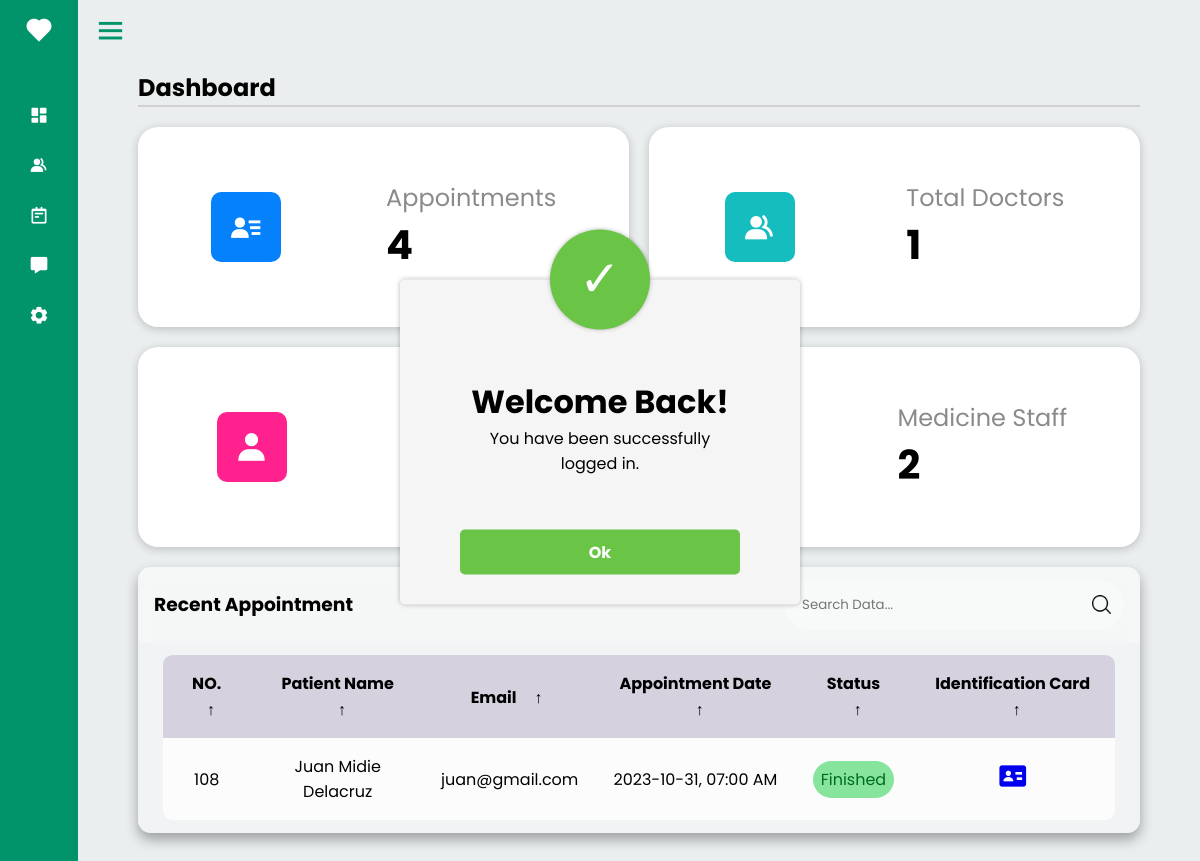
/pages/admin.php?error=successlogin (signed in), run on the app's committed database.
### tables this page shows
CREATE TABLE `appointments` (
  `appointment_id` int(11) NOT NULL,
  `firstName` varchar(100) NOT NULL,
  `lastName` varchar(100) NOT NULL,
  `middleName` varchar(100) NOT NULL,
  `email` varchar(100) NOT NULL,
  `dob` varchar(100) NOT NULL,
  `contactNumber` varchar(100) NOT NULL,
  `gender` varchar(100) NOT NULL,
  `id` varchar(255) NOT NULL,
  `services` varchar(255) NOT NULL,
  `appointmentDate` varchar(100) NOT NULL,
  `appointmentTime` varchar(100) NOT NULL,
  `accountpw` varchar(255) NOT NULL,
  `appointmentStatus` varchar(255) NOT NULL
);

### pages/admin.php (the view, shortened to what this page needs)
<?php
include '../backend/config.php';
?>
<!DOCTYPE html>
<html lang="en">
<head>
    <link rel="stylesheet" href="../Assets/css/admin.css">
    <link rel="stylesheet" href="https://cdn.jsdelivr.net/npm/boxicons@latest/css/boxicons.min.css">
    <link rel="stylesheet" href="../Assets/css/popup.css">
</head>
<body>
    <?php
        if(isset($_GET['error'])) {
        $error = $_GET['error'];
            if($error === 'successlogin') {
                echo '  <div id="pop-up-log-in">
                            <div class="pop-info-top">&#10003;</div>
                            <div class="pop-info-center">
                                <h1>Welcome Back!</h1>
                                <p>You have been successfully logged in.</p>
                            </div>
                            <div class="pop-info-bottom"><button class="pop-info-bottom-button" onclick="popUpVanish()">Ok</button></div>
                        </div>  ';
            } else {
            }
        }
    ?>
    <div class="sidebar close">
        <div class="logo-details">
            <i class='bx bxs-heart'></i>
        </div>
        <ul class="nav-links">
            <li>
                <a href="#" onclick="showSection('dashboard')">
                    <i class='bx bxs-dashboard'></i>
                </a>
            </li>
            <li>
                <a href="#" onclick="showSection('accounts')">
                    <i class="bx bxs-group"></i>
                </a>
            </li>
            <li>
                <a href="#" onclick="showSection('forms')">
                    <i class='bx bx-notepad'></i>
                </a>
            </li>
            <li>
                <a href="#" onclick="showSection('messages')">
                    <i class='bx bxs-message'></i>
                </a>
            </li>
            <li>
                <div class="iocn-link">
                    <a href="#" onclick="showSection('settings')">
                        <i class='bx bxs-cog'></i>
                    </a>
                </div>
            </li>
        </ul>
    </div>
    <main class="home-section">
        <div class="home-content">
            <i class="bx bx-menu"></i>
        </div>
        <div class="container-fluid">
            <section id="dashboard" class="section-padding">
                <div class="container">
                    <h1 class="header">Dashboard</h1>
                    <div class="line"></div>
                    <div class="dashboard-top">
                        <div class="dashboard-item">
                            <div class="dashboard-left blue"><i class='bx bxs-user-detail'></i></i></div>
                            <div class="dashboard-right">
                                <div class="dashboard-top-text">Appointments</div>
                                <div class="dashboard-bottom-text">
                                    <?php
                                        $i = 0;
                                        $numberAppointment = "SELECT * FROM `appointments` WHERE appointmentStatus = 'ON'";
                                        $numberApp = mysqli_query($connect, $numberAppointment);
                                        if ($numberApp) {
                                            $i = mysqli_num_rows($numberApp);
                                        }
                                        echo $i;
                                    ?>
                                </div>
                            </div>
                        </div>
                        <div class="dashboard-item">
                            <div class="dashboard-left green"><i class='bx bxs-group'></i></div>
                            <div class="dashboard-right">
                                <div class="dashboard-top-text">Total Doctors</div>
                                <div class="dashboard-bottom-text">
                                    <?php
                                        $i = 0;
                                        $numberDoctors = "SELECT * FROM `doctor_acc` WHERE doctor_occupation = 'doctor'";
                                        $numberDoc = mysqli_query($connect, $numberDoctors);
                                        if ($numberDoc) {
                                            $i = mysqli_num_rows($numberDoc);
                                        }
                                        echo $i;
                                    ?>
                                </div>
                            </div>
                        </div>
                        <div class="dashboard-item">
                            <div class="dashboard-left pink"><i class='bx bxs-user'></i></i></div>
                            <div class="dashboard-right">
                                <div class="dashboard-top-text">Total Nurses</div>
                                <div class="dashboard-bottom-text">
                                </div>
                            </div>
                        </div>
                        <div class="dashboard-item">
                            <div class="dashboard-left yellow"><i class='bx bx-plus-medical'></i></div>
                            <div class="dashboard-right">
                                <div class="dashboard-top-text">Medicine Staff</div>
                                <div class="dashboard-bottom-text">
                                    <?php
                                        $i = 0;
                                        $numberMedStaff = "SELECT * FROM `doctor_acc` WHERE doctor_occupation = 'medical_staff'";
                                        $numberMed = mysqli_query($connect, $numberMedStaff);
                                        if ($numberMed) {
                                            $i = mysqli_num_rows($numberMed);
                                        }
                                        echo $i;
                                    ?>
                                </div>
                            </div>
                        </div>
                    </div>
                    <div class="dashboard-bottom">
                        <main class="table">
                            <article class="table__header">
                                <h1>Recent Appointment</h1>
                                <form action="" class="input-group">
                                    <input type="search" placeholder="Search Data...">
                                    <img src="../Assets/images/search.png" alt="">
                                </form>
                            </article>
                            <article class="table__body">
                                <table>
                                    <thead>
                                        <tr>
                                            <th> NO. <span class="icon-arrow">&UpArrow;</span></th>
                                            <th> Patient Name <span class="icon-arrow">&UpArrow;</span></th>
                                            <th> Email <span class="icon-arrow">&UpArrow;</span></th>
                                            <th> Appointment Date <span class="icon-arrow">&UpArrow;</span></th>
                                            <th> Status <span class="icon-arrow">&UpArrow;</span></th>
                                            <th> Identification Card <span class="icon-arrow">&UpArrow;</span></th>
                                        </tr>
                                    </thead>
                                    <tbody>
                                    <?php
                                        $yesterday = date("Y-m-d", strtotime("yesterday"));
                                        $dataAppointment = "SELECT * FROM `appointments` WHERE appointmentStatus = 'OFF' OR appointmentDate = '$yesterday'";
                                        $appointment = mysqli_query($connect, $dataAppointment);
                                        if (mysqli_num_rows($appointment) > 0){
                                    ?>
                                    <?php
                                        while ($fetch_appointment = mysqli_fetch_assoc($appointment)){
                                    ?>
                                        <tr>
                                            <td> <?php echo $fetch_appointment['appointment_id']; ?> </td>
                                            <td> <?php echo $fetch_appointment['firstName'] . ' ' . $fetch_appointment['middleName'] . ' ' . $fetch_appointment['lastName']; ?> </td>
                                            <td> <?php echo $fetch_appointment['email']; ?> </td>
                                            <td> <?php echo $fetch_appointment['appointmentDate'] . ', ' . $fetch_appointment['appointmentTime']; ?> </td>
                                            <td>
                                                <p class="status delivered" style="<?php if($fetch_appointment['appointmentStatus'] == 'OFF') { echo 'background-color: red; color: white;'; } ?>"><?php if($fetch_appointment['appointmentStatus'] == 'ON') { echo 'Finished'; } else { echo 'Cancelled'; }; ?></p>
                                            </td>
                                            <td>
                                                <a href="uploads/<?php echo $fetch_appointment['id']; ?>" class="bx-icon-1" style="font-size: 32px;"><i class='bx bxs-id-card'></i></a>
                                            </td>
                                        </tr>
                                        <?php
                                            }
                                        }
                                        ?>
                                    </tbody>
                                </table>
                            </article>
                        </main>
                    </div>
                </div>
            </section>
        </div>
    </main>
</body>
</html>

### Assets/css/admin.css (style rules this page uses)
* { margin: 0; padding: 0; box-sizing: border-box; font-family: 'Poppins', sans-serif; }
body { background: #EAEEEF; }
.sidebar { position: fixed; top: 0; left: 0; height: 100%; width: 260px; background: #01936A; z-index: 100; transition: all 0.5s ease; }
.sidebar.close { width: 78px; }
.sidebar .logo-details { height: 60px; width: 100%; display: flex; align-items: center; }
.sidebar .logo-details i { font-size: 30px; color: #fff; height: 50px; min-width: 78px; text-align: center; line-height: 50px; }
.sidebar .nav-links { height: 100%; padding: 30px 0 150px 0; overflow: auto; }
.sidebar.close .nav-links { overflow: visible; }
.sidebar .nav-links li { position: relative; list-style: none; transition: all 0.4s ease; }
.sidebar .nav-links li .iocn-link { display: flex; align-items: center; justify-content: space-between; }
.sidebar.close .nav-links li .iocn-link { display: block }
.sidebar .nav-links li i { height: 50px; min-width: 78px; text-align: center; line-height: 50px; color: #fff; font-size: 20px; cursor: pointer; transition: all 0.3s ease; }
.sidebar .nav-links li a { display: flex; align-items: center; text-decoration: none; }
.home-section { position: relative; height: 100vh; left: 260px; width: calc(100% - 260px); transition: all 0.5s ease; }
.sidebar.close ~ .home-section { left: 78px; width: calc(100% - 78px); }
.home-section .home-content { height: 60px; display: flex; align-items: center; }
.home-section .home-content .bx-menu { margin: 0 15px; cursor: pointer; }
.home-section .home-content .bx-menu { color: #01936a; font-size: 35px; }
.container { padding: 0 60px; margin: 0 auto; margin-top: 10px; }
.line { width: 100%; border: 1px solid rgb(209, 209, 209); }
.dashboard-top { margin-top: 20px; width: 100%; display: grid; grid-template-columns: repeat(4, 1fr); gap: 20px; }
.dashboard-item { height: 200px; border: none; border-radius: 20px; background: white; box-shadow: 0 2px 10px rgba(0,0,0,0.2); display: flex; align-items: center; justify-content: space-around; padding: 0 20px; cursor: pointer; }
.dashboard-left { width: 70px; height: 70px; border-radius: 10px; display: flex; justify-content: center; align-items: center; }
.pink { background-color: #FF218E; }
.blue { background-color: #0581FC; }
.green { background-color: #15BDBE; }
.yellow { background-color: rgb(199, 127, 25); }
.dashboard-item .dashboard-left .bx { color: white; font-size: 35px; }
.dashboard-right { display: flex; flex-direction: column; }
.dashboard-top-text { font-size: 24px; color: rgb(138, 138, 138); }
.dashboard-bottom-text { font-size: 40px; font-weight: bold; }
.dashboard-bottom { margin-top: 20px; padding-bottom: 50px; }
section { display: none; }
#dashboard { display: block; }
@media (max-width: 1350px) { .dashboard-top { grid-template-columns: repeat(2, 1fr); } }
main.table { background-color: #fff5; backdrop-filter: blur(7px); box-shadow: 0 .4rem .8rem #0005; border-radius: .8rem; overflow: hidden; }
.table__header { width: 100%; height: 10%; background-color: #fff4; padding: .8rem 1rem; display: flex; justify-content: space-between; align-items: center; }
.table__header .input-group { width: 35%; height: 50px; background-color: #fff5; padding: 0 .8rem; border-radius: 2rem; display: flex; justify-content: center; align-items: center; transition: .2s; }
.table__header .input-group img { width: 1.2rem; height: 1.2rem; }
.table__header .input-group input { width: 100%; padding: 0 .5rem 0 .3rem; background-color: transparent; border: none; outline: none; }
.table__body { width: 95%; max-height: calc(89% - 1.6rem); background-color: #fffb; margin: .8rem auto; border-radius: .6rem; overflow: auto; overflow: overlay; }
table { width: 100%; }
table, th, td { border-collapse: collapse; padding: 1rem; text-align: center; }
thead th { position: sticky; top: 0; left: 0; background-color: #d5d1defe; cursor: pointer; text-transform: capitalize; }
tbody tr { --delay: .1s; transition: .5s ease-in-out var(--delay), background-color 0s; }
tbody tr td, tbody tr td p, tbody tr td img { transition: .2s ease-in-out; }
.status { padding: .4rem 0; border-radius: 2rem; text-align: center; }
.status.delivered { background-color: #86e49d; color: #006b21; }
thead th span.icon-arrow { display: inline-block; width: 1.3rem; height: 1.3rem; border-radius: 50%; border: 1.4px solid transparent; text-align: center; font-size: 1rem; margin-left: .5rem; transition: .2s ease-in-out; }

### data on the page
appointments: appointment_id "108", firstName "Juan", middleName "Midie", lastName "Delacruz", email "juan@gmail.com", appointmentDate "2023-10-31", appointmentTime "07:00 AM", appointmentStatus "Finished"

### other printed values
$i "4"
$i "1"
$i "2"
